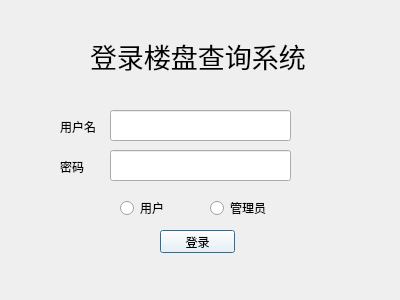
<?xml version="1.0" encoding="UTF-8"?>
<ui version="4.0">
 <class>login</class>
 <widget class="QDialog" name="login">
  <property name="geometry">
   <rect>
    <x>0</x>
    <y>0</y>
    <width>400</width>
    <height>300</height>
   </rect>
  </property>
  <property name="windowTitle">
   <string>登录</string>
  </property>
  <widget class="QRadioButton" name="radioButton">
   <property name="geometry">
    <rect>
     <x>120</x>
     <y>200</y>
     <width>71</width>
     <height>16</height>
    </rect>
   </property>
   <property name="text">
    <string>用户</string>
   </property>
   <attribute name="buttonGroup">
    <string notr="true">buttonGroup</string>
   </attribute>
  </widget>
  <widget class="QPushButton" name="pushButton">
   <property name="geometry">
    <rect>
     <x>160</x>
     <y>230</y>
     <width>75</width>
     <height>23</height>
    </rect>
   </property>
   <property name="styleSheet">
    <string notr="true">background-color: rgb(255, 255, 255);
</string>
   </property>
   <property name="text">
    <string>登录</string>
   </property>
  </widget>
  <widget class="QRadioButton" name="radioButton_2">
   <property name="geometry">
    <rect>
     <x>210</x>
     <y>200</y>
     <width>89</width>
     <height>16</height>
    </rect>
   </property>
   <property name="text">
    <string>管理员</string>
   </property>
   <attribute name="buttonGroup">
    <string notr="true">buttonGroup</string>
   </attribute>
  </widget>
  <widget class="QLabel" name="label">
   <property name="geometry">
    <rect>
     <x>90</x>
     <y>30</y>
     <width>231</width>
     <height>51</height>
    </rect>
   </property>
   <property name="font">
    <font>
     <family>思源黑体 CN Normal</family>
     <pointsize>20</pointsize>
    </font>
   </property>
   <property name="text">
    <string>登录楼盘查询系统</string>
   </property>
  </widget>
  <widget class="QLineEdit" name="lineEdit">
   <property name="geometry">
    <rect>
     <x>110</x>
     <y>110</y>
     <width>181</width>
     <height>31</height>
    </rect>
   </property>
  </widget>
  <widget class="QLineEdit" name="lineEdit_2">
   <property name="geometry">
    <rect>
     <x>110</x>
     <y>150</y>
     <width>181</width>
     <height>31</height>
    </rect>
   </property>
  </widget>
  <widget class="QLabel" name="label_2">
   <property name="geometry">
    <rect>
     <x>60</x>
     <y>111</y>
     <width>41</width>
     <height>31</height>
    </rect>
   </property>
   <property name="text">
    <string>用户名</string>
   </property>
  </widget>
  <widget class="QLabel" name="label_3">
   <property name="geometry">
    <rect>
     <x>60</x>
     <y>151</y>
     <width>41</width>
     <height>31</height>
    </rect>
   </property>
   <property name="text">
    <string>密码</string>
   </property>
  </widget>
 </widget>
 <resources/>
 <connections/>
 <buttongroups>
  <buttongroup name="buttonGroup"/>
 </buttongroups>
</ui>
